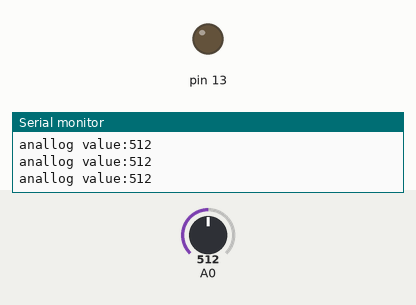
A sketch run on a simulated Arduino Uno, built with avr-gcc and run on an emulated ATmega328P. Parts: output pins drawn as LEDs (lit = HIGH), the last lines printed to the serial monitor. Inputs (shaded band) come from the test bench; at power-on: A0 = 512.

Above: at 1.2 s.
1.3 s: A0 set to 892
4.3 s: A0 set to 912
At 4.9 s:
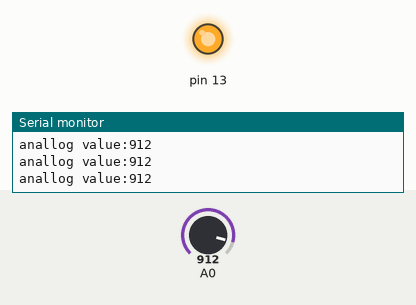
5.8 s: A0 set to 808
8.8 s: A0 set to 785
At 9.7 s:
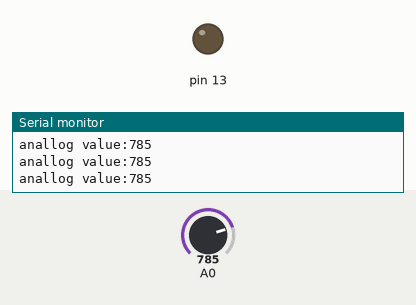
11.8 s: A0 set to 910
At 12.1 s:
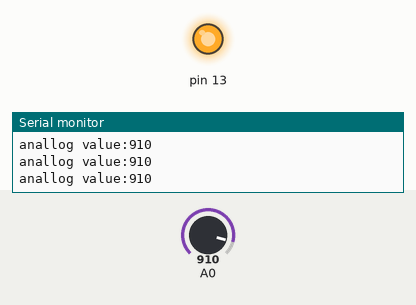
Timing chart, 0 to 14.3 s (numbered marks = the images above; inputs shaded):
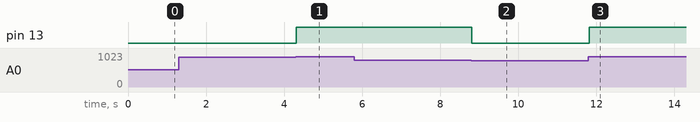

Measured:
- the behaviour switches between 900 and 901 on A0 (found by bisection; images 0 and 1)
- the behaviour switches between 800 and 799 on A0 (found by bisection; images 1 and 2)
- after the input at 4.3 s, pin 13: LOW → HIGH at once
- after the input at 8.8 s, pin 13: HIGH → LOW at once
- after the input at 11.8 s, pin 13: LOW → HIGH at once

The sketch:

LED_street_lamp.ino
```cpp
//조도센서를 이용함//

void setup() {
  // put your setup code here, to run once:
  pinMode(13,OUTPUT);
  Serial.begin(9600);

}

void loop() {
  // put your main code here, to run repeatedly:
  int ar=analogRead(A0);
  if(ar>900)
      digitalWrite(13,1);
   else if(ar<800)
       digitalWrite(13,0);
   Serial.println("anallog value:" +(String)ar);
   delay(10);

}
```
